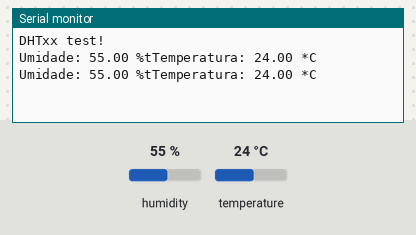
Simulated run of this program. Board: Arduino Uno, built with avr-gcc and run on an emulated ATmega328P. Shown: the last lines printed to the serial monitor. The inputs (shaded band) are chosen by the test bench; at power-on: humidity 55 %, temperature 24 °C.

Above: at 5.8 s.
5.9 s: humidity set to 22 %
At 10.6 s:
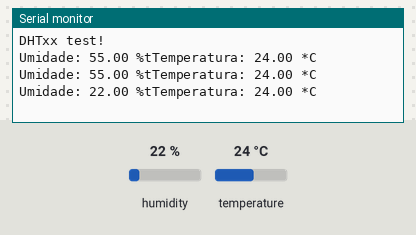
11.9 s: temperature set to 12 °C
At 16.5 s:
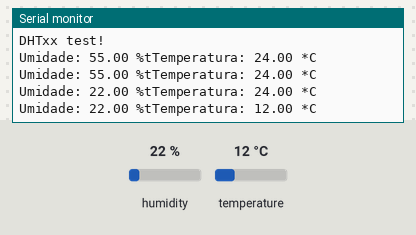
17.9 s: humidity set to 40 %
At 21.2 s:
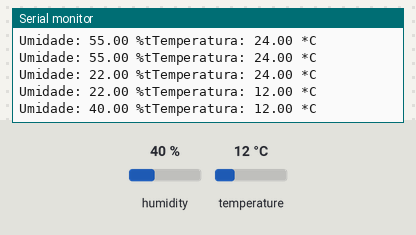
Timing chart, 0 to 22.7 s (numbered marks = the images above; inputs shaded):
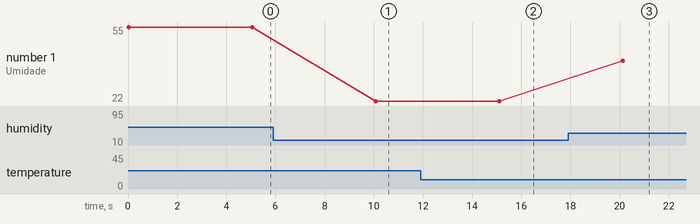

Measured:
- after the input at 5.9 s, the serial monitor: prints a new line after 4.2 s (image 1)
- after the input at 11.9 s, the serial monitor: prints a new line after 3.2 s (image 2)
- after the input at 17.9 s, the serial monitor: prints a new line after 2.2 s (image 3)
- plotted number 1: 55 → 22 after the input at 5.9 s, 22 → 40 after the input at 17.9 s

The program:

main.cpp
```cpp
#include <Arduino.h>
#include <DHT_U.h>

#define DHTPIN A1 // pino que estamos conectado
#define DHTTYPE DHT11 // DHT 11

// Conecte pino 1 do sensor (esquerda) ao +5V
// Conecte pino 2 do sensor ao pino de dados definido em seu Arduino
// Conecte pino 4 do sensor ao GND
// Conecte o resistor de 10K entre pin 2 (dados)
// e ao pino 1 (VCC) do sensor
DHT dht(DHTPIN, DHTTYPE);

void setup()
{
  Serial.begin(9600);
  Serial.println("DHTxx test!");
  dht.begin();
}

void loop()
{
  // A leitura da temperatura e umidade pode levar 250ms!
  // O atraso do sensor pode chegar a 2 segundos.
  float h = dht.readHumidity();
  float t = dht.readTemperature();

  // testa se retorno é valido, caso contrário algo está errado.
  if (isnan(t) || isnan(h))
  {
    Serial.println("Failed to read from DHT");
  }
  else
  {
    Serial.print("Umidade: ");
    Serial.print(h);
    Serial.print(" %t");
    Serial.print("Temperatura: ");
    Serial.print(t);
    Serial.println(" *C");
  }
  delay(5000);
}
```
